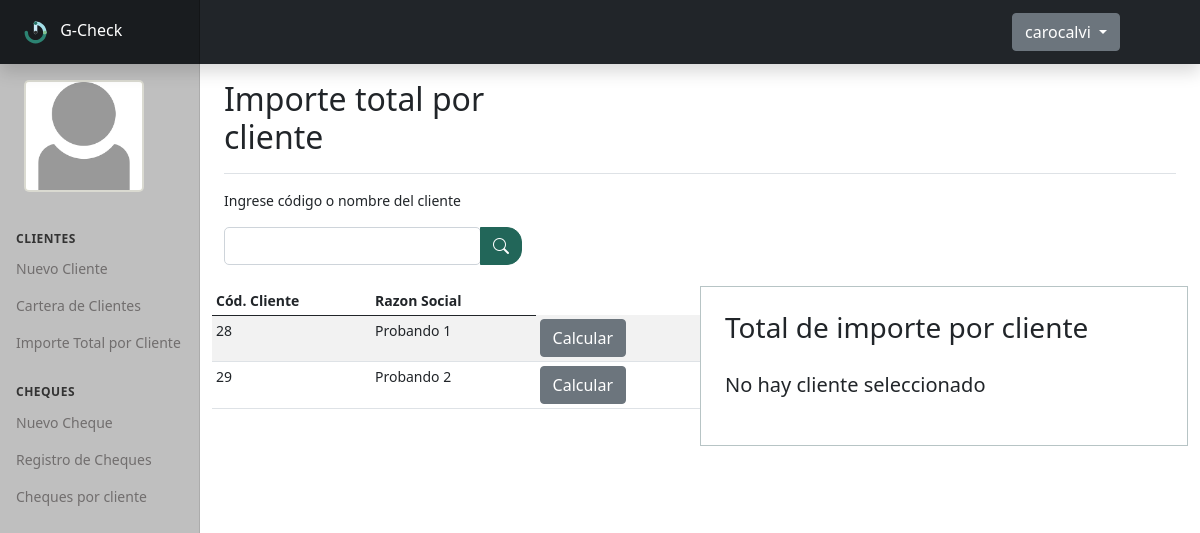
/contador.php (signed in), run on the app's committed database.
### tables this page shows
CREATE TABLE `users` (
  `id_user` int(11) NOT NULL,
  `usuario` varchar(25) NOT NULL,
  `pass` varchar(10) NOT NULL,
  `imagen` varchar(50) NOT NULL
);

CREATE TABLE `clientes` (
  `id_clientes` int(11) NOT NULL,
  `nombre` varchar(25) NOT NULL,
  `cuit` bigint(20) NOT NULL,
  `telefono` int(20) NOT NULL,
  `email` varchar(25) NOT NULL
);

### contador.php (the view, shortened to what this page needs)
<?php
include("conexion.php");
include_once("includes/header.php");
include_once("includes/sidebar.php");
include_once("includes/footer.php");
$where = "";
?>
<div class="d-flex justify-content-between flex-wrap flex-md-nowrap align-items-center pt-3 pb-2 mb-3 border-bottom">
  <div class="col-md-4">
    <h2>Importe total por cliente</h2>
  </div>
</div>
<div class="col-md-6">
    <form action="<?php $_SERVER['PHP_SELF']; ?>" method="POST">
      <label class="mb-3">Ingrese código o nombre del cliente</label>
      <div class="input-group">
            <div class="form-outline">
                <input type="search" id="form1" class="form-control-dos" name="campo" />
            </div>
            <button type="submit" class="btn btn-primary" name="enviar-nombre" value="Buscar">
                <i class="bi bi-search"></i>
            </button>
      </div>
    </form>
</div>
<div class="row">
    <div class="col-md-6">
        <div class="table-responsive">
            <table class="table table-striped table-sm">
            <thead>
                <tr>
                <th scope="col">Cód. Cliente</th>
                <th scope="col">Razon Social</th>
                </tr>
            </thead>
            <tbody>
                <?php
                $query = "SELECT clientes.id_clientes, clientes.nombre FROM clientes $where";
                $result = mysqli_query($conexion, $query);
                while($row = mysqli_fetch_array($result)){ ?>
                <tr>
                    <td><?php echo $row['id_clientes']; ?></td>
                    <td><?php echo $row['nombre']; ?></td>
                    <td><a class="btn btn-secondary" href="contador.php?id=<?php echo $row['id_clientes']; ?>">Calcular</td>
                </tr>
                <?php } ?>
            </tbody>
            </table>
        </div>
        <br>
    </div>
    <div class="col-md-6 div-total">
        <h3>Total de importe por cliente</h3>
        <br>
        <h5><?php  if(isset($suma)){
            echo "Cód. Cliente : ".$id. "<br>". "Importe total: $". $total=$fila['total'];
        }else{
            echo "No hay cliente seleccionado";
        }
         ?>
        </h5>
    </div>
</div>

### includes/sidebar.php (shortened to what this page needs)
<body>
<header class="navbar navbar-dark sticky-top bg-dark flex-md-nowrap p-0 shadow">
  <a class="navbar-brand col-md-3 col-lg-2 me-0 px-3" href="#">
    <img src="img/logo.svg" alt="Logo G-Check" width="40px">
    G-Check</a>
  <div class="dropdown perfil">
    <a class="btn btn-secondary dropdown-toggle" href="#" role="button" id="dropdownMenuLink" data-bs-toggle="dropdown" aria-expanded="false">
      <?php echo $_SESSION["usuario"]; ?>
    </a>
  </div>
</header>
<div class="container-fluid">
<div class="row">
<nav id="sidebarMenu" class="col-md-3 col-lg-2 d-md-block bg-light sidebar collapse">
  <div class="position-sticky pt-3">
    <a href="gestion.php" class="nav-link">
      <?php
        $id = $_SESSION['id'];
        $query = "SELECT imagen FROM users WHERE id_user = '$id'";
        $result = mysqli_query($conexion, $query);
        while($row = mysqli_fetch_array($result)){ ?>
         <?php echo "<img src='".$row['imagen']."' class='logo'>"; ?>
        <?php } ?>
    </a>
    <h6 class="sidebar-heading d-flex justify-content-between align-items-center px-3 mt-4 mb-1 text-muted">
      <span>Clientes</span>
    </h6>
    <ul class="nav flex-column mb-2">
      <li class="nav-item">
        <a class="nav-link" href="nuevo-cliente.php">
          Nuevo Cliente
        </a>
      </li>
     <li class="nav-item">
        <a class="nav-link" href="gestion.php">
          Cartera de Clientes
        </a>
      </li>
      <li class="nav-item">
        <a class="nav-link" href="contador.php">
          Importe Total por Cliente
        </a>
      </li>
    </ul>
    <h6 class="sidebar-heading d-flex justify-content-between align-items-center px-3 mt-4 mb-1 text-muted">
      <span>Cheques</span>
    </h6>
    <ul class="nav flex-column mb-2">
      <li class="nav-item">
        <a class="nav-link" href="nuevo-cheque.php">
          Nuevo Cheque
        </a>
      </li>
      <li class="nav-item">
        <a class="nav-link" href="cheques.php">
          Registro de Cheques
        </a>
      </li>
      <li class="nav-item">
        <a class="nav-link" href="cliente-cheque.php">
          Cheques por cliente
        </a>
      </li>
  </div>
</nav>
<main class="col-md-9 ms-sm-auto col-lg-10 px-md-4 px-3">

### css/style.css (style rules this page uses)
body { font-family: }
a { color: #00332a; text-decoration: none; }
a { color: }
.logo { max-width: 120px; height: auto; margin: 0.5rem; border-radius: 5px; background-color: beige; border: 2px solid rgba(202, 202, 202, 0.623); }
.form-control-dos { display: block; width: 100%; padding: 0.375rem 0.75rem; font-size: 1rem; font-weight: 400; line-height: 1.5; color: #212529; background-color: #fff; background-clip: padding-box; border: 1px solid #ced4da; -webkit-appearance: none; -moz-appearance: none; appearance: none; border-radius: 5px 5px 5px 5px; transition: border-color 0.15s ease-in-out, box-shadow 0.15s ease-in-out; }
.perfil { margin-right: 5rem; }
.div-total { border: 1px solid rgb(183 196 197); padding: 1.5rem; max-height: 200px; }

### css/dashboard.css (style rules this page uses)
body { font-size: .875rem; }
.sidebar { position: fixed; top: 0; bottom: 0; left: 0; z-index: 100; padding: 48px 0 0; box-shadow: inset -1px 0 0 rgba(0, 0, 0, .1); }
.sidebar .nav-link { font-weight: 500; color: #716e6e; }
.sidebar-heading { font-size: .75rem; text-transform: uppercase; }
.navbar-brand { padding-top: .75rem; padding-bottom: .75rem; font-size: 1rem; background-color: rgba(0, 0, 0, .25); box-shadow: inset -1px 0 0 rgba(0, 0, 0, .25); }

### data on the page
users: imagen (picture)
clientes: id_clientes "28", nombre "Probando 1"
clientes: id_clientes "29", nombre "Probando 2"

### other printed values
$_SESSION["usuario"] "carocalvi"
